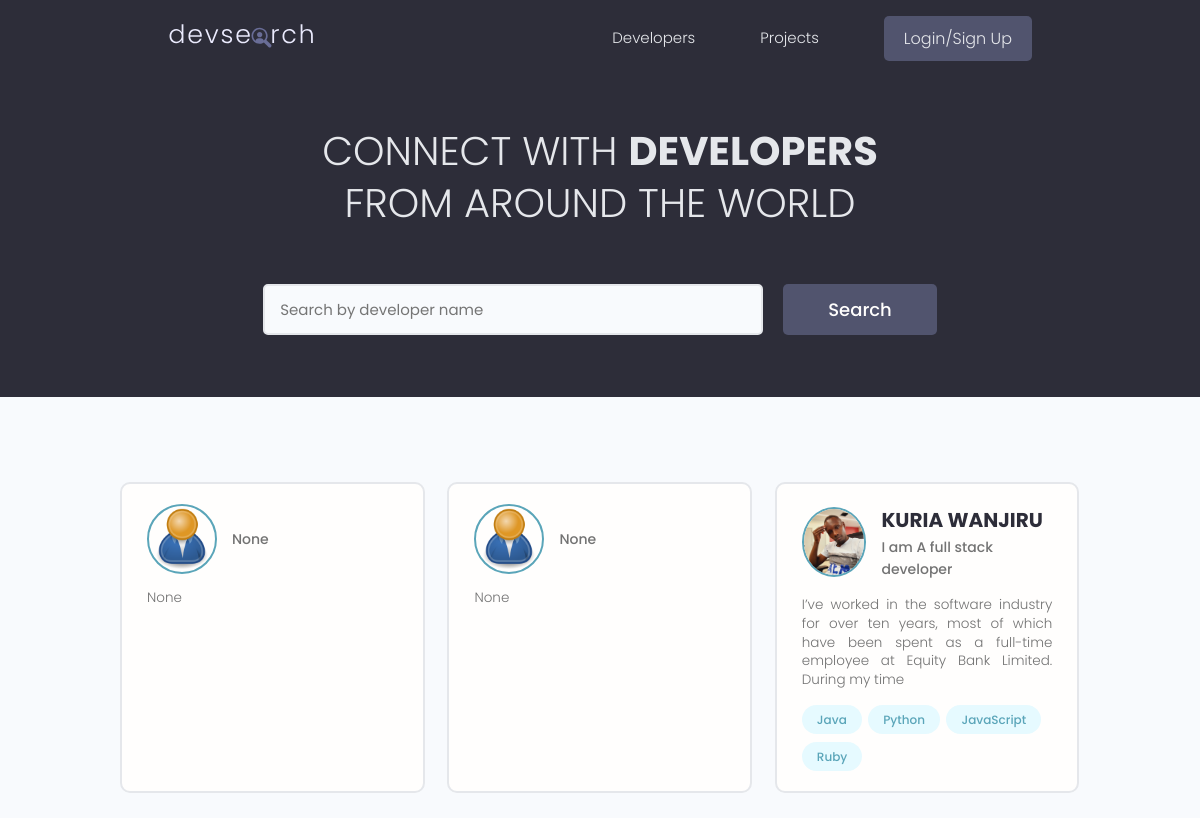
The app's page /, older data.
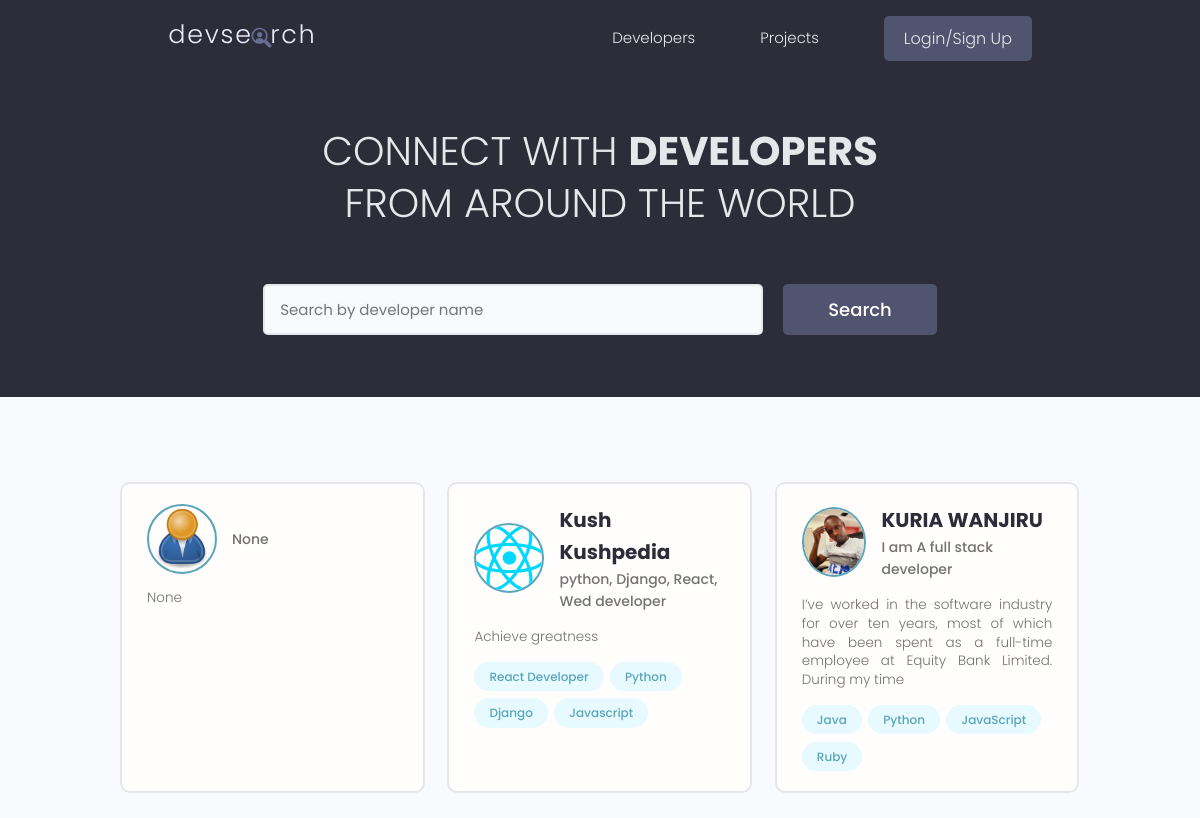
The same page, newer data.
### users/models.py (models this page shows, shortened)
class Profile(models.Model):
    user  = models.OneToOneField(User, on_delete=models.CASCADE, null=True, blank=True)
    name = models.CharField(max_length=200,null=True, blank=True)
    user_name = models.CharField(max_length=200,null=True, blank=True)
    location = models.CharField(max_length=200,null=True, blank=True)
    email = models.EmailField(max_length=500, null=True, blank=True)
    short_intro = models.CharField(max_length=200, null=True, blank=True)
    bio = models.TextField(null=True, blank=True)
    profile_image = models.FileField(null=True, blank=True,
                                    upload_to='profiles/', default="profiles/user-default.png")
    social_github = models.CharField(max_length=200,null=True, blank=True)
    social_facebook = models.CharField(max_length=200,null=True, blank=True)
    social_twitter = models.CharField(max_length=200,null=True, blank=True)
    social_linkedin = models.CharField(max_length=200,null=True, blank=True)
    social_youtube = models.CharField(max_length=200,null=True, blank=True)
    social_website = models.CharField(max_length=200,null=True, blank=True)
    created =models.DateTimeField(auto_now_add=True)
    id = models.UUIDField(default=uuid.uuid4, unique=True,editable=False,
                            primary_key=True)
    class Meta:
        ordering : ['created']
    @property
    def profileImageURL(self):
        try:
            url = self.profile_image.url
        except:
            url = ''
        return url

class Skill(models.Model):
    owner = models.ForeignKey(Profile, null=True, blank=True, on_delete=models.CASCADE)
    name = models.CharField(max_length=200,null=True, blank=True)
    description = models.TextField(null=True, blank=True)
    created =models.DateTimeField(auto_now_add=True)
    id = models.UUIDField(default=uuid.uuid4, unique=True,editable=False,
                            primary_key=True)
    def __str__(self):
        return str(self.name)

### users/views.py (the view)
# urls.py: path('', views.profiles, name='profiles'),
def profiles(request):
    profiles, search_query = searchProfiles(request)
    custom_range, profiles = paginateProfiles(request,profiles,3)
    context = {'profiles':profiles, 'search_querry':search_query,'custom_range':custom_range }
    return render(request, 'users/profiles.html', context)

### users/utils.py (called while the page is built)
def paginateProfiles(request, profiles,results):
    page = request.GET.get('page')
    paginator = Paginator(profiles,results)
    try:
        profiles = paginator.page(page)
    except PageNotAnInteger:
        page = 1
        profiles = paginator.page(page)
    except EmptyPage:
        page = paginator.num_pages
        profiles = paginator.page(page)
    leftIndex = (int(page)- 4)
    if leftIndex < 1:
        leftIndex = 1
    rightIndex = (int(page)+ 5)
    if rightIndex > paginator.num_pages:
        rightIndex = paginator.num_pages + 1
    custom_range = range(leftIndex, rightIndex)
    return custom_range, profiles

def searchProfiles(request):
    search_querry = ''
    if request.GET.get('search_querry'):
        search_querry = request.GET.get('search_querry')
    skill = Skill.objects.filter(name__icontains=search_querry)
    profiles = Profile.objects.distinct().filter(Q(name__icontains =search_querry)|
                                        Q(short_intro__icontains=search_querry)|
                                        Q(skill__in=skill))
    return profiles,search_querry

### users/templates/users/profiles.html (shortened to what this page needs)
{% extends 'main.html' %}
{% block content %}
<main class="home">
    <section class="hero-section text-center">
    <div class="container container--narrow">
        <div class="hero-section__box">
        <h2>CONNECT WITH <span>DEVELOPERS</span></h2>
        <h2>FROM AROUND THE WORLD</h2>
        </div>
        <div class="hero-section__search">
        <form class="form" id="searchForm" action="{% url 'profiles' %}" method="get">
            <div class="form__field">
            <input class="input input--text" id="formInput#search" type="text" name="search_querry"
                placeholder="Search by developer name" value="{{search_querry}}"/>
            </div>
            <input class="btn btn--sub btn--lg" type="submit" value="Search" />
        </form>
        </div>
    </div>
    </section>
    <section class="devlist">
    <div class="container">
        <div class="grid grid--three">
            {% for profile in profiles %}
        <div class="column card">
            <div class="dev">
            <a href="{% url 'user_profile' profile.id %}" class="card__body">
                <div class="dev__profile">
                <img class="avatar avatar--md" src="{{ profile.profileImageURL}}" alt="profile image" />
                <div class="dev__meta">
                    <h3>{{profile.name|slice:"50"}}</h3>
                    <h5>{{profile.short_intro}}</h5>
                </div>
                </div>
                <p class="dev__info">
                {{profile.bio|slice:"150"}}
                </p>
                <div class="dev__skills">
                    {% for skill in profile.skill_set.all|slice:"4" %}
                <span class="tag tag--pill tag--main">
                    <small>{{skill}}</small>
                </span>
                {% endfor %}
                </div>
            </a>
            </div>
        </div>
        {% endfor%}
        </div>
    </div>
    </section>
</main>
{% endblock content %}

Row changes from the older to the newer data that the page shows:
changed Profile: profileImageURL: picture added in place of a placeholder; name (not shown) → "Kush Kushpedia"; short_intro "None" → "python, Django, React, Wed developer"; bio "None" → "Achieve greatness"
added Skill: name "React Developer", shown under Profile "Kush Kushpedia"
added Skill: name "Python", shown under Profile "Kush Kushpedia"
added Skill: name "Django", shown under Profile "Kush Kushpedia"
added Skill: name "Javascript", shown under Profile "Kush Kushpedia"
